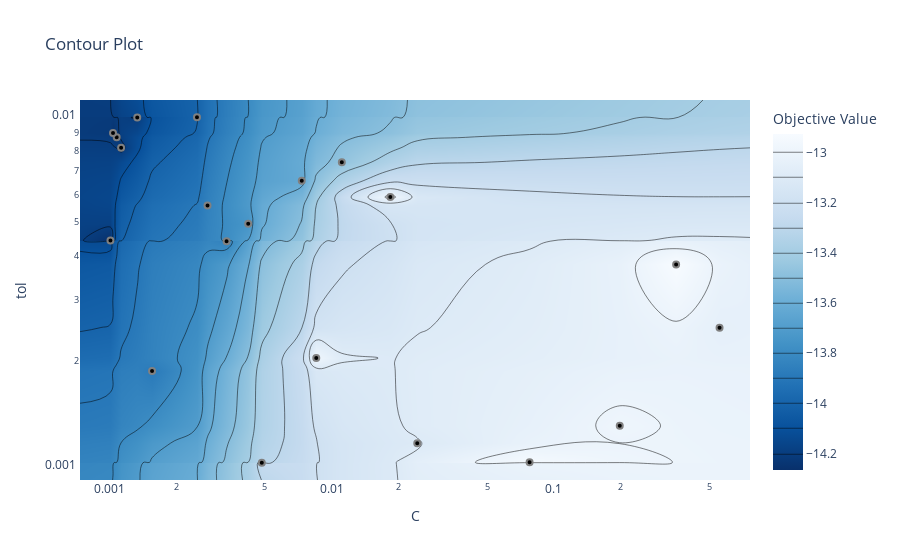

The code cell stored with this chart in its notebook:
### Code cell
# plot the surface
optuna.visualization.plot_contour(study, params=['tol', 'C'])

### Figure 1 — Plotly figure (JSON) as saved in the notebook; plotly's stock layout.template omitted (floating-point values rounded to 4 significant figures; data arrays with more than 128 entries replaced by an {"elided": "..."} marker saying what was removed)
{"data": [{"colorbar": {"title": {"text": "Objective Value"}}, "colorscale": [[0, "rgb(247,251,255)"], [0.125, "rgb(222,235,247)"], [0.25, "rgb(198,219,239)"], [0.375, "rgb(158,202,225)"], [0.5, "rgb(107,174,214)"], [0.625, "rgb(66,146,198)"], [0.75, "rgb(33,113,181)"], [0.875, "rgb(8,81,156)"], [1, "rgb(8,48,107)"]], "connectgaps": true, "contours": {"coloring": "heatmap"}, "hoverinfo": "none", "line": {"smoothing": 1.3}, "reversescale": true, "type": "contour", "x": [0.0007394, 0.001013, 0.001041, 0.001081, 0.001132, 0.001337, 0.001559, 0.002482, 0.002768, 0.003372, 0.004218, 0.004856, 0.007345, 0.008534, 0.01112, 0.01837, 0.02428, 0.07768, 0.1976, 0.3541, 0.5552, 0.7609], "y": [0.0009145, 0.001025, 0.001027, 0.001166, 0.001306, 0.001874, 0.002042, 0.002494, 0.003783, 0.004408, 0.004426, 0.004946, 0.00558, 0.005895, 0.006566, 0.00741, 0.008157, 0.008736, 0.008994, 0.009961, 0.009972, 0.01117], "z": {"elided": "22x22 float values"}}, {"marker": {"color": "black", "line": {"color": "Grey", "width": 2}}, "mode": "markers", "showlegend": false, "type": "scatter", "x": [0.007345, 0.003372, 0.3541, 0.004856, 0.5552, 0.001559, 0.02428, 0.008534, 0.1976, 0.07768, 0.001081, 0.001132, 0.001337, 0.001041, 0.01837, 0.002768, 0.002482, 0.01112, 0.001013, 0.004218], "y": [0.006566, 0.004408, 0.003783, 0.001025, 0.002494, 0.001874, 0.001166, 0.002042, 0.001306, 0.001027, 0.008736, 0.008157, 0.009961, 0.008994, 0.005895, 0.00558, 0.009972, 0.00741, 0.004426, 0.004946]}], "layout": {"title": {"text": "Contour Plot"}, "xaxis": {"range": [-3.131, -0.1187], "title": {"text": "C"}, "type": "log"}, "yaxis": {"range": [-3.039, -1.952], "title": {"text": "tol"}, "type": "log"}}}
